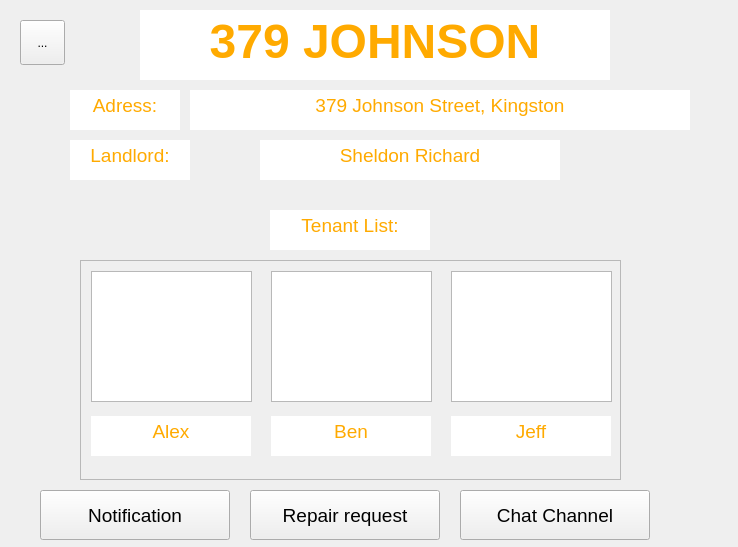
<?xml version="1.0" encoding="UTF-8"?>
<ui version="4.0">
 <class>PropertyMainForm</class>
 <widget class="QWidget" name="PropertyMainForm">
  <property name="enabled">
   <bool>true</bool>
  </property>
  <property name="geometry">
   <rect>
    <x>0</x>
    <y>0</y>
    <width>738</width>
    <height>547</height>
   </rect>
  </property>
  <property name="mouseTracking">
   <bool>false</bool>
  </property>
  <property name="windowTitle">
   <string>Form</string>
  </property>
  <property name="autoFillBackground">
   <bool>false</bool>
  </property>
  <property name="styleSheet">
   <string notr="true"/>
  </property>
  <widget class="QTextEdit" name="titleText">
   <property name="enabled">
    <bool>true</bool>
   </property>
   <property name="geometry">
    <rect>
     <x>140</x>
     <y>10</y>
     <width>470</width>
     <height>70</height>
    </rect>
   </property>
   <property name="font">
    <font>
     <pointsize>36</pointsize>
     <kerning>true</kerning>
    </font>
   </property>
   <property name="mouseTracking">
    <bool>false</bool>
   </property>
   <property name="focusPolicy">
    <enum>Qt::StrongFocus</enum>
   </property>
   <property name="contextMenuPolicy">
    <enum>Qt::DefaultContextMenu</enum>
   </property>
   <property name="styleSheet">
    <string notr="true"/>
   </property>
   <property name="frameShape">
    <enum>QFrame::NoFrame</enum>
   </property>
   <property name="frameShadow">
    <enum>QFrame::Plain</enum>
   </property>
   <property name="lineWidth">
    <number>1</number>
   </property>
   <property name="verticalScrollBarPolicy">
    <enum>Qt::ScrollBarAlwaysOff</enum>
   </property>
   <property name="horizontalScrollBarPolicy">
    <enum>Qt::ScrollBarAlwaysOff</enum>
   </property>
   <property name="sizeAdjustPolicy">
    <enum>QAbstractScrollArea::AdjustIgnored</enum>
   </property>
   <property name="html">
    <string>&lt;!DOCTYPE HTML PUBLIC &quot;-//W3C//DTD HTML 4.0//EN&quot; &quot;http://www.w3.org/TR/REC-html40/strict.dtd&quot;&gt;
&lt;html&gt;&lt;head&gt;&lt;meta name=&quot;qrichtext&quot; content=&quot;1&quot; /&gt;&lt;style type=&quot;text/css&quot;&gt;
p, li { white-space: pre-wrap; }
&lt;/style&gt;&lt;/head&gt;&lt;body style=&quot; font-family:'.SF NS Text'; font-size:36pt; font-weight:400; font-style:normal;&quot;&gt;
&lt;p align=&quot;center&quot; style=&quot; margin-top:0px; margin-bottom:0px; margin-left:0px; margin-right:0px; -qt-block-indent:0; text-indent:0px;&quot;&gt;&lt;span style=&quot; font-family:'SimSun'; font-weight:600; color:#ffaa00;&quot;&gt;379 JOHNSON&lt;/span&gt;&lt;/p&gt;&lt;/body&gt;&lt;/html&gt;</string>
   </property>
  </widget>
  <widget class="QTextBrowser" name="textBrowser">
   <property name="enabled">
    <bool>true</bool>
   </property>
   <property name="geometry">
    <rect>
     <x>70</x>
     <y>90</y>
     <width>110</width>
     <height>40</height>
    </rect>
   </property>
   <property name="frameShape">
    <enum>QFrame::NoFrame</enum>
   </property>
   <property name="verticalScrollBarPolicy">
    <enum>Qt::ScrollBarAlwaysOff</enum>
   </property>
   <property name="horizontalScrollBarPolicy">
    <enum>Qt::ScrollBarAlwaysOff</enum>
   </property>
   <property name="html">
    <string>&lt;!DOCTYPE HTML PUBLIC &quot;-//W3C//DTD HTML 4.0//EN&quot; &quot;http://www.w3.org/TR/REC-html40/strict.dtd&quot;&gt;
&lt;html&gt;&lt;head&gt;&lt;meta name=&quot;qrichtext&quot; content=&quot;1&quot; /&gt;&lt;style type=&quot;text/css&quot;&gt;
p, li { white-space: pre-wrap; }
&lt;/style&gt;&lt;/head&gt;&lt;body style=&quot; font-family:'.SF NS Text'; font-size:13pt; font-weight:400; font-style:normal;&quot;&gt;
&lt;p align=&quot;center&quot; style=&quot; margin-top:0px; margin-bottom:0px; margin-left:0px; margin-right:0px; -qt-block-indent:0; text-indent:0px;&quot;&gt;&lt;span style=&quot; font-family:'SimSun'; font-size:14pt; color:#ffaa00;&quot;&gt;Adress:&lt;/span&gt;&lt;/p&gt;&lt;/body&gt;&lt;/html&gt;</string>
   </property>
  </widget>
  <widget class="QTextBrowser" name="textBrowser_2">
   <property name="enabled">
    <bool>true</bool>
   </property>
   <property name="geometry">
    <rect>
     <x>70</x>
     <y>140</y>
     <width>120</width>
     <height>40</height>
    </rect>
   </property>
   <property name="frameShape">
    <enum>QFrame::NoFrame</enum>
   </property>
   <property name="verticalScrollBarPolicy">
    <enum>Qt::ScrollBarAlwaysOff</enum>
   </property>
   <property name="horizontalScrollBarPolicy">
    <enum>Qt::ScrollBarAlwaysOff</enum>
   </property>
   <property name="html">
    <string>&lt;!DOCTYPE HTML PUBLIC &quot;-//W3C//DTD HTML 4.0//EN&quot; &quot;http://www.w3.org/TR/REC-html40/strict.dtd&quot;&gt;
&lt;html&gt;&lt;head&gt;&lt;meta name=&quot;qrichtext&quot; content=&quot;1&quot; /&gt;&lt;style type=&quot;text/css&quot;&gt;
p, li { white-space: pre-wrap; }
&lt;/style&gt;&lt;/head&gt;&lt;body style=&quot; font-family:'.SF NS Text'; font-size:13pt; font-weight:400; font-style:normal;&quot;&gt;
&lt;p align=&quot;center&quot; style=&quot; margin-top:0px; margin-bottom:0px; margin-left:0px; margin-right:0px; -qt-block-indent:0; text-indent:0px;&quot;&gt;&lt;span style=&quot; font-family:'SimSun'; font-size:14pt; color:#ffaa00;&quot;&gt;Landlord:&lt;/span&gt;&lt;/p&gt;&lt;/body&gt;&lt;/html&gt;</string>
   </property>
  </widget>
  <widget class="QTextBrowser" name="textBrowser_3">
   <property name="enabled">
    <bool>true</bool>
   </property>
   <property name="geometry">
    <rect>
     <x>270</x>
     <y>210</y>
     <width>160</width>
     <height>40</height>
    </rect>
   </property>
   <property name="frameShape">
    <enum>QFrame::NoFrame</enum>
   </property>
   <property name="verticalScrollBarPolicy">
    <enum>Qt::ScrollBarAlwaysOff</enum>
   </property>
   <property name="horizontalScrollBarPolicy">
    <enum>Qt::ScrollBarAlwaysOff</enum>
   </property>
   <property name="html">
    <string>&lt;!DOCTYPE HTML PUBLIC &quot;-//W3C//DTD HTML 4.0//EN&quot; &quot;http://www.w3.org/TR/REC-html40/strict.dtd&quot;&gt;
&lt;html&gt;&lt;head&gt;&lt;meta name=&quot;qrichtext&quot; content=&quot;1&quot; /&gt;&lt;style type=&quot;text/css&quot;&gt;
p, li { white-space: pre-wrap; }
&lt;/style&gt;&lt;/head&gt;&lt;body style=&quot; font-family:'.SF NS Text'; font-size:13pt; font-weight:400; font-style:normal;&quot;&gt;
&lt;p align=&quot;center&quot; style=&quot; margin-top:0px; margin-bottom:0px; margin-left:0px; margin-right:0px; -qt-block-indent:0; text-indent:0px;&quot;&gt;&lt;span style=&quot; font-family:'SimSun'; font-size:14pt; color:#ffaa00;&quot;&gt;Tenant List:&lt;/span&gt;&lt;/p&gt;&lt;/body&gt;&lt;/html&gt;</string>
   </property>
  </widget>
  <widget class="QTextBrowser" name="textBrowser_5">
   <property name="enabled">
    <bool>true</bool>
   </property>
   <property name="geometry">
    <rect>
     <x>190</x>
     <y>90</y>
     <width>500</width>
     <height>40</height>
    </rect>
   </property>
   <property name="frameShape">
    <enum>QFrame::NoFrame</enum>
   </property>
   <property name="verticalScrollBarPolicy">
    <enum>Qt::ScrollBarAlwaysOff</enum>
   </property>
   <property name="horizontalScrollBarPolicy">
    <enum>Qt::ScrollBarAlwaysOff</enum>
   </property>
   <property name="html">
    <string>&lt;!DOCTYPE HTML PUBLIC &quot;-//W3C//DTD HTML 4.0//EN&quot; &quot;http://www.w3.org/TR/REC-html40/strict.dtd&quot;&gt;
&lt;html&gt;&lt;head&gt;&lt;meta name=&quot;qrichtext&quot; content=&quot;1&quot; /&gt;&lt;style type=&quot;text/css&quot;&gt;
p, li { white-space: pre-wrap; }
&lt;/style&gt;&lt;/head&gt;&lt;body style=&quot; font-family:'.SF NS Text'; font-size:13pt; font-weight:400; font-style:normal;&quot;&gt;
&lt;p align=&quot;center&quot; style=&quot; margin-top:0px; margin-bottom:0px; margin-left:0px; margin-right:0px; -qt-block-indent:0; text-indent:0px;&quot;&gt;&lt;span style=&quot; font-family:'SimSun'; font-size:14pt; color:#ffaa00;&quot;&gt;379 Johnson Street, Kingston&lt;/span&gt;&lt;/p&gt;
&lt;p align=&quot;center&quot; style=&quot;-qt-paragraph-type:empty; margin-top:0px; margin-bottom:0px; margin-left:0px; margin-right:0px; -qt-block-indent:0; text-indent:0px; font-family:'SimSun'; font-size:14pt; color:#ffaa00;&quot;&gt;&lt;br /&gt;&lt;/p&gt;&lt;/body&gt;&lt;/html&gt;</string>
   </property>
  </widget>
  <widget class="QTextBrowser" name="textBrowser_6">
   <property name="enabled">
    <bool>true</bool>
   </property>
   <property name="geometry">
    <rect>
     <x>260</x>
     <y>140</y>
     <width>300</width>
     <height>40</height>
    </rect>
   </property>
   <property name="frameShape">
    <enum>QFrame::NoFrame</enum>
   </property>
   <property name="verticalScrollBarPolicy">
    <enum>Qt::ScrollBarAlwaysOff</enum>
   </property>
   <property name="horizontalScrollBarPolicy">
    <enum>Qt::ScrollBarAlwaysOff</enum>
   </property>
   <property name="html">
    <string>&lt;!DOCTYPE HTML PUBLIC &quot;-//W3C//DTD HTML 4.0//EN&quot; &quot;http://www.w3.org/TR/REC-html40/strict.dtd&quot;&gt;
&lt;html&gt;&lt;head&gt;&lt;meta name=&quot;qrichtext&quot; content=&quot;1&quot; /&gt;&lt;style type=&quot;text/css&quot;&gt;
p, li { white-space: pre-wrap; }
&lt;/style&gt;&lt;/head&gt;&lt;body style=&quot; font-family:'.SF NS Text'; font-size:13pt; font-weight:400; font-style:normal;&quot;&gt;
&lt;p align=&quot;center&quot; style=&quot; margin-top:0px; margin-bottom:0px; margin-left:0px; margin-right:0px; -qt-block-indent:0; text-indent:0px;&quot;&gt;&lt;span style=&quot; font-family:'SimSun'; font-size:14pt; color:#ffaa00;&quot;&gt;Sheldon Richard&lt;/span&gt;&lt;/p&gt;
&lt;p align=&quot;center&quot; style=&quot;-qt-paragraph-type:empty; margin-top:0px; margin-bottom:0px; margin-left:0px; margin-right:0px; -qt-block-indent:0; text-indent:0px; font-family:'SimSun'; font-size:14pt; color:#ffaa00;&quot;&gt;&lt;br /&gt;&lt;/p&gt;&lt;/body&gt;&lt;/html&gt;</string>
   </property>
  </widget>
  <widget class="QScrollArea" name="scrollArea">
   <property name="geometry">
    <rect>
     <x>80</x>
     <y>260</y>
     <width>541</width>
     <height>220</height>
    </rect>
   </property>
   <property name="verticalScrollBarPolicy">
    <enum>Qt::ScrollBarAsNeeded</enum>
   </property>
   <property name="sizeAdjustPolicy">
    <enum>QAbstractScrollArea::AdjustIgnored</enum>
   </property>
   <property name="widgetResizable">
    <bool>true</bool>
   </property>
   <widget class="QWidget" name="scrollAreaWidgetContents">
    <property name="geometry">
     <rect>
      <x>0</x>
      <y>0</y>
      <width>539</width>
      <height>218</height>
     </rect>
    </property>
    <widget class="QTextBrowser" name="textBrowser_7">
     <property name="enabled">
      <bool>true</bool>
     </property>
     <property name="geometry">
      <rect>
       <x>10</x>
       <y>155</y>
       <width>160</width>
       <height>40</height>
      </rect>
     </property>
     <property name="frameShape">
      <enum>QFrame::NoFrame</enum>
     </property>
     <property name="verticalScrollBarPolicy">
      <enum>Qt::ScrollBarAlwaysOff</enum>
     </property>
     <property name="horizontalScrollBarPolicy">
      <enum>Qt::ScrollBarAlwaysOff</enum>
     </property>
     <property name="html">
      <string>&lt;!DOCTYPE HTML PUBLIC &quot;-//W3C//DTD HTML 4.0//EN&quot; &quot;http://www.w3.org/TR/REC-html40/strict.dtd&quot;&gt;
&lt;html&gt;&lt;head&gt;&lt;meta name=&quot;qrichtext&quot; content=&quot;1&quot; /&gt;&lt;style type=&quot;text/css&quot;&gt;
p, li { white-space: pre-wrap; }
&lt;/style&gt;&lt;/head&gt;&lt;body style=&quot; font-family:'.SF NS Text'; font-size:13pt; font-weight:400; font-style:normal;&quot;&gt;
&lt;p align=&quot;center&quot; style=&quot; margin-top:0px; margin-bottom:0px; margin-left:0px; margin-right:0px; -qt-block-indent:0; text-indent:0px;&quot;&gt;&lt;span style=&quot; font-family:'SimSun'; font-size:14pt; color:#ffaa00;&quot;&gt;Alex&lt;/span&gt;&lt;/p&gt;&lt;/body&gt;&lt;/html&gt;</string>
     </property>
    </widget>
    <widget class="QTextBrowser" name="textBrowser_8">
     <property name="enabled">
      <bool>true</bool>
     </property>
     <property name="geometry">
      <rect>
       <x>190</x>
       <y>155</y>
       <width>160</width>
       <height>40</height>
      </rect>
     </property>
     <property name="frameShape">
      <enum>QFrame::NoFrame</enum>
     </property>
     <property name="verticalScrollBarPolicy">
      <enum>Qt::ScrollBarAlwaysOff</enum>
     </property>
     <property name="horizontalScrollBarPolicy">
      <enum>Qt::ScrollBarAsNeeded</enum>
     </property>
     <property name="html">
      <string>&lt;!DOCTYPE HTML PUBLIC &quot;-//W3C//DTD HTML 4.0//EN&quot; &quot;http://www.w3.org/TR/REC-html40/strict.dtd&quot;&gt;
&lt;html&gt;&lt;head&gt;&lt;meta name=&quot;qrichtext&quot; content=&quot;1&quot; /&gt;&lt;style type=&quot;text/css&quot;&gt;
p, li { white-space: pre-wrap; }
&lt;/style&gt;&lt;/head&gt;&lt;body style=&quot; font-family:'.SF NS Text'; font-size:13pt; font-weight:400; font-style:normal;&quot;&gt;
&lt;p align=&quot;center&quot; style=&quot; margin-top:0px; margin-bottom:0px; margin-left:0px; margin-right:0px; -qt-block-indent:0; text-indent:0px;&quot;&gt;&lt;span style=&quot; font-family:'SimSun'; font-size:14pt; color:#ffaa00;&quot;&gt;Ben&lt;/span&gt;&lt;/p&gt;&lt;/body&gt;&lt;/html&gt;</string>
     </property>
    </widget>
    <widget class="QTextBrowser" name="textBrowser_9">
     <property name="enabled">
      <bool>true</bool>
     </property>
     <property name="geometry">
      <rect>
       <x>370</x>
       <y>155</y>
       <width>160</width>
       <height>40</height>
      </rect>
     </property>
     <property name="frameShape">
      <enum>QFrame::NoFrame</enum>
     </property>
     <property name="verticalScrollBarPolicy">
      <enum>Qt::ScrollBarAlwaysOff</enum>
     </property>
     <property name="horizontalScrollBarPolicy">
      <enum>Qt::ScrollBarAsNeeded</enum>
     </property>
     <property name="html">
      <string>&lt;!DOCTYPE HTML PUBLIC &quot;-//W3C//DTD HTML 4.0//EN&quot; &quot;http://www.w3.org/TR/REC-html40/strict.dtd&quot;&gt;
&lt;html&gt;&lt;head&gt;&lt;meta name=&quot;qrichtext&quot; content=&quot;1&quot; /&gt;&lt;style type=&quot;text/css&quot;&gt;
p, li { white-space: pre-wrap; }
&lt;/style&gt;&lt;/head&gt;&lt;body style=&quot; font-family:'.SF NS Text'; font-size:13pt; font-weight:400; font-style:normal;&quot;&gt;
&lt;p align=&quot;center&quot; style=&quot; margin-top:0px; margin-bottom:0px; margin-left:0px; margin-right:0px; -qt-block-indent:0; text-indent:0px;&quot;&gt;&lt;span style=&quot; font-family:'SimSun'; font-size:14pt; color:#ffaa00;&quot;&gt;Jeff&lt;/span&gt;&lt;/p&gt;&lt;/body&gt;&lt;/html&gt;</string>
     </property>
    </widget>
    <widget class="QGraphicsView" name="graphicsView_2">
     <property name="geometry">
      <rect>
       <x>10</x>
       <y>10</y>
       <width>161</width>
       <height>131</height>
      </rect>
     </property>
    </widget>
    <widget class="QGraphicsView" name="graphicsView_3">
     <property name="geometry">
      <rect>
       <x>190</x>
       <y>10</y>
       <width>161</width>
       <height>131</height>
      </rect>
     </property>
    </widget>
    <widget class="QGraphicsView" name="graphicsView_4">
     <property name="geometry">
      <rect>
       <x>370</x>
       <y>10</y>
       <width>161</width>
       <height>131</height>
      </rect>
     </property>
    </widget>
   </widget>
  </widget>
  <widget class="QPushButton" name="pushButton">
   <property name="geometry">
    <rect>
     <x>40</x>
     <y>490</y>
     <width>190</width>
     <height>50</height>
    </rect>
   </property>
   <property name="font">
    <font>
     <pointsize>14</pointsize>
    </font>
   </property>
   <property name="text">
    <string>Notification</string>
   </property>
  </widget>
  <widget class="QPushButton" name="pushButton_2">
   <property name="geometry">
    <rect>
     <x>250</x>
     <y>490</y>
     <width>190</width>
     <height>50</height>
    </rect>
   </property>
   <property name="font">
    <font>
     <pointsize>14</pointsize>
    </font>
   </property>
   <property name="text">
    <string>Repair request</string>
   </property>
  </widget>
  <widget class="QPushButton" name="pushButton_3">
   <property name="geometry">
    <rect>
     <x>460</x>
     <y>490</y>
     <width>190</width>
     <height>50</height>
    </rect>
   </property>
   <property name="font">
    <font>
     <pointsize>14</pointsize>
    </font>
   </property>
   <property name="text">
    <string>Chat Channel</string>
   </property>
  </widget>
  <widget class="QToolButton" name="menuButton">
   <property name="geometry">
    <rect>
     <x>20</x>
     <y>20</y>
     <width>45</width>
     <height>45</height>
    </rect>
   </property>
   <property name="text">
    <string>...</string>
   </property>
  </widget>
 </widget>
 <resources/>
 <connections/>
</ui>
